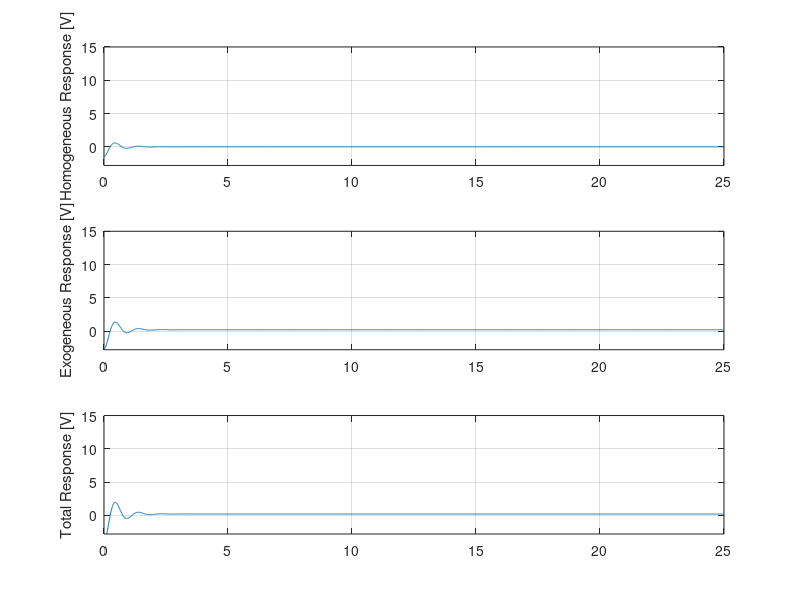

MATLAB code for this plot:
duration = 25; m = 50;
y0 = -1.50; yd0 = 1.80;
A = 10*m;

%Case1 : sigma^2 - rho > 0, over damped
% b = 700; k = 125;
%Case1 : sigma^2 - rho = 0, critically damped
% b = 700; k = b^2/(4*m);
%Case1 : sigma^2 - rho < 0, under damped
b = 200; k = 2450;

sigma = b/(2*m); rho = k/m; eta = 1/m;
delta = sigma^2 - rho;

t=0 : 0.01 : duration;

k1 = y0; k2 = 2*sigma*y0 + yd0;
if delta > 0 
    alpha1 = -sigma + sqrt(delta);
    alpha2 = -sigma - sqrt(delta);

    p1 = (k1*alpha1 + k2)/(alpha1 - alpha2);
    p2 = (k1*alpha2 + k2)/(alpha2 - alpha1);

    q1 = 1/(alpha1*(alpha1 - alpha2));
    q2 = 1/(alpha2*(alpha2 - alpha1));
    q3 = 1/(alpha1*alpha2);

    yH = p1*exp(alpha1*t) + p2*exp(alpha2*t);
    yE = eta*A*(q3 + q1*exp(alpha1*t) + q2*exp(alpha2*t));
elseif delta == 0
    alpha = -sigma;
    p5 = (k1*alpha + k2)/alpha; p6 = -k2/alpha; p7 = 1/alpha; p8 = -p7;
    
    yH = exp(alpha*t)*(p6 + p5) + p5*alpha*t.*exp(alpha*t);
    yE = eta*A*(-p7*t.*exp(alpha*t) + p8*(exp(alpha*t)-1)/alpha);
else
    omega = sqrt(-delta);
    phiH = atan2(k1, (k2 - k1*sigma)/omega);
    phiE = atan2(omega, sigma);
    K = sqrt(k1^2 + ((k2-k1*sigma)/omega)^2);
    
    yH = K*exp(-sigma*t).*sin(omega*t+phiH);
    yE1 = exp(-sigma*t).*sin(omega*t+phiE);
    yE = yH + eta*A*(omega/(omega^2 + sigma^2) - yE1)/omega;
end    

yT = yH + yE;

subplot(311); plot(t,yH); axis([0 duration -2.8 15]);
ylabel('Homogeneous Response [V]'); grid on;

subplot(312); plot(t,yE); axis([0 duration -2.8 15]);
ylabel('Exogeneous Response [V]'); grid on;

subplot(313); plot(t,yT); axis([0 duration -2.8 15]);
ylabel('Total Response [V]'); grid on;
